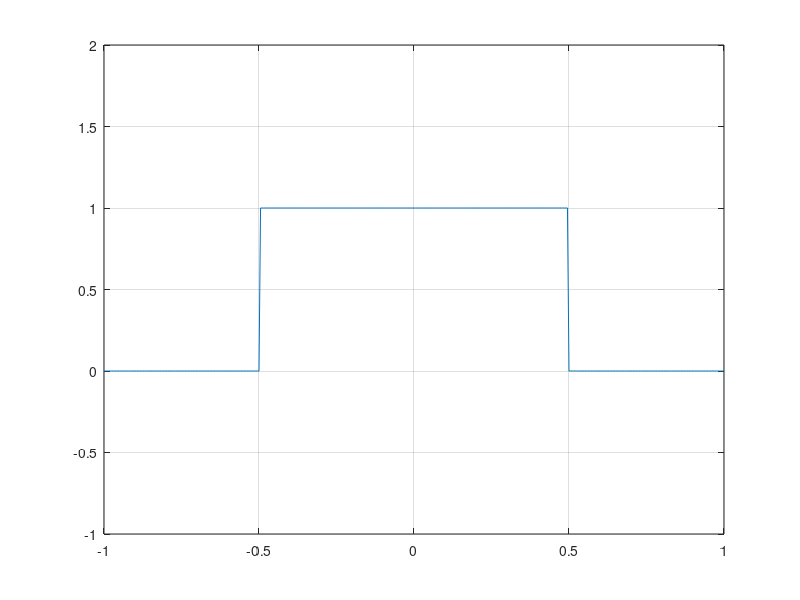
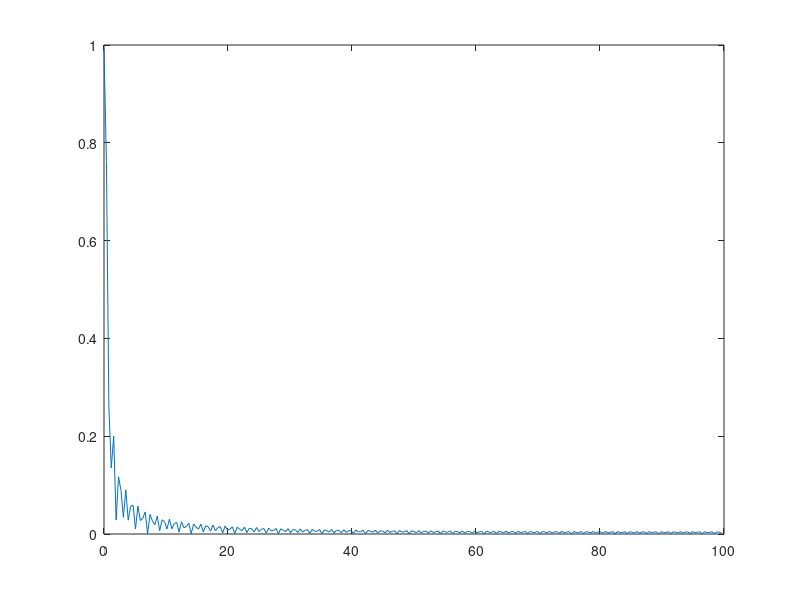

The MATLAB script that drew these images, in order:
Fs=200; % Sampling frequency 
t=-1:1/Fs:1;
y=zeros(size(t));

% Rectangular pulse 
for n=1:length(t)
if t(n)>-0.5 && t(n)<0.5
 y(n)=1;
end
end
plot(t,y)
axis([-1 1 -1 2])
grid on

% Discrete Fourier  Transform 
 L=length(y);
 N=ceil(log2(L));
 fy=fft(y,2^N)/(L/2);
 f=(Fs/2^N)*(0:2^(N-1)-1);
 figure, plot(f,abs(fy(1:2^(N-1))));
 
 
 
 